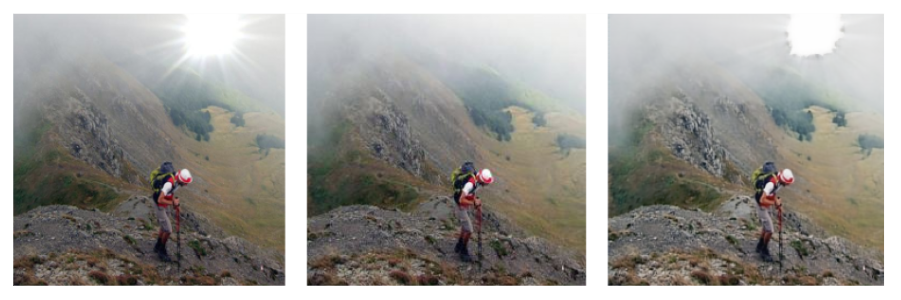
#> input picture flare_attenuation2.png, 901 x 300 px, given in place of ideal_face.jpg, which was not available
$ jupyter execute --allow-errors 'Richardson-Lucy Algorithm.ipynb'   (text cells are left out)
#> lines starting #> are read from the running program, lines starting #| are printed output that depends on the picture; pictures that were not available may be replaced by others from this repository, and a replacement may not be noted
[cell 1]
import numpy as np
from PIL import Image
from scipy import signal
import cv2
from google.colab.patches import cv2_imshow
from skimage.metrics import structural_similarity
import argparse
import imutils
import cv2
from math import log10, sqrt
import cv2#### Libraries#### Libraries
import numpy as np
import matplotlib.pyplot as plt

#> (a cell that did not finish here is left out)

[cell 3]
def pixel_wise_multiplication(matrix_1, matrix_2):

  result = np.zeros(shape=(matrix_1.shape[0], matrix_1.shape[1]))
  for i in range(matrix_1.shape[0]):
    for j in range(matrix_1.shape[1]):
      result[i][j] = matrix_1[i][j] * matrix_2[i][j]

  return result

[cell 4]
def convolution2D(input_img, kernel):
    convolved_img = np.zeros(shape=(input_img.shape[0], input_img.shape[1]))
    zeros_padd = int(len(kernel)/2)
    new_width = input_img.shape[0] + zeros_padd
    new_height = input_img.shape[1] + zeros_padd
    padded_img = cv2.copyMakeBorder(input_img, zeros_padd, zeros_padd, zeros_padd, zeros_padd, cv2.BORDER_CONSTANT,value=0)

    for i in range(input_img.shape[0]):
        for j in range(input_img.shape[1]):
            convolved_img[i][j] = np.sum(np.multiply(padded_img[i:i+len(kernel), j:j+len(kernel)], kernel))

    return convolved_img

[cell 5]
def RL_deconvolution(blurred_img, psf_kernel, n_iterations):

    #Flip PSF Kernel for second convolution (which is actually a correlation operation).
    psf_flip = psf_kernel.copy()
    for row in range(int(len(psf_kernel)/2)):
        for col in range(int(len(psf_kernel))):
                temp = psf_kernel[row][col]
                psf_flip[row][col] = psf_kernel[len(psf_kernel) - 1 - row][len(psf_kernel) - 1 - col]
                psf_flip[len(psf_kernel) - 1 - row][len(psf_kernel) - 1 - col] = temp

    restored_img = blurred_img.copy()

    #Start Iterations.
    for i in range(n_iterations):

        #print("ITERATION:", i)
        #First 2D-convolution:
        #convolution_1 = signal.convolve2d(restored_img, psf_kernel, boundary='symm', mode="same")
        convolution_1 = convolution2D(restored_img, psf_kernel)

        #Element-wise division:
        #temporal_result_div = blurred_img / convolution_1
        temporal_result_div = pixel_wise_division(blurred_img,convolution_1)

        #Second 2D-convolution:
        #convolution_2 = signal.convolve2d(temporal_result_div, psf_flip, boundary='symm', mode="same")
        convolution_2 = convolution2D(temporal_result_div, psf_flip)

        #Element-wise multiplication
        #restored_img = restored_img * convolution_2
        restored_img = pixel_wise_multiplication(restored_img,convolution_2)

    cv2_imshow(restored_img)

    return restored_img

[cell 6]
n_iterations = 15
psf_kernel = [[0.09999997, 0.03656004, 0.02333187, 0.03656009, 0.1       ],
       [0.03656004, 0.00487692, 0.        , 0.0048772 , 0.03656009],
       [0.02333187, 0.        , 0.01718501, 0.        , 0.02333187],
       [0.03656009, 0.0048772 , 0.        , 0.00487692, 0.03656004],
       [0.1       , 0.03656009, 0.02333187, 0.03656004, 0.09999997]]

ideal_img = cv2.imread('ideal_face.jpg', 0)
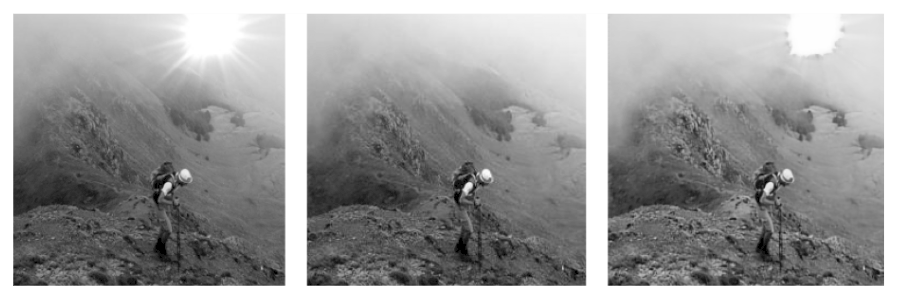
#> ideal_img: shape (300, 901); min 0, max 255, mean 155.4
canvas_size = (256, 256)
ideal_img = cv2.resize(ideal_img, canvas_size, interpolation = cv2.INTER_AREA)
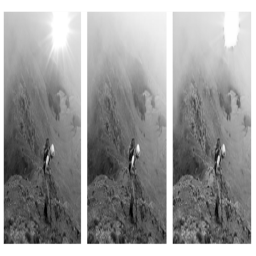
#> ideal_img: shape (256, 256); min 0, max 255, mean 155.4
print("Ideal Image:")
cv2_imshow(ideal_img)

print("Blurred Image:")
blurred_img = cv2.imread('blurred_face.jpg', 0)
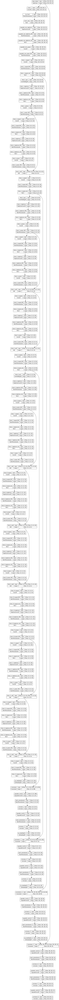
#> input picture Deep Learning Model Training/Models/FlareNet_TL.png, 59 x 1000 px, shrunk from 997 x 16895 before the run, given in place of blurred_face.jpg, which was not available
#> blurred_img is the input picture: shape (1000, 59); min 164, max 255, mean 243.3
blurred_img = cv2.resize(blurred_img, canvas_size, interpolation = cv2.INTER_AREA)
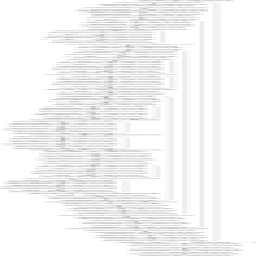
#> blurred_img: shape (256, 256); min 176, max 255, mean 243.1
cv2_imshow(blurred_img)

print("Deblurred Image:")
#> (the rest of this cell did not finish here and is left out)

#> the loop in RL_deconvolution, `for i in range(n_iterations):  #print("ITERATION:", i) #First 2D-convo..` made 1 pass
#> pass 1, in convolution2D, `padded_img = cv2.copyMakeBorder(input_img, zeros_padd, zeros_padd, zer..`:
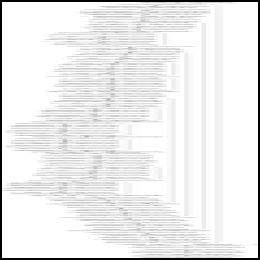
#> padded_img: shape (260, 260); min 0, max 255, mean 235.7
#> pass 1, in RL_deconvolution, `convolution_1 = convolution2D(restored_img, psf_kernel)`:
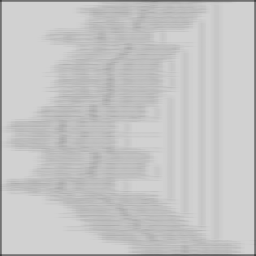
#> convolution_1: shape (256, 256) float64; min 61.67, max 209.7, mean 197.3

[cell 7]
n_iterations = 10
psf_kernel = [[0.04363306, 0.04279265, 0.0373583 , 0.04279268, 0.04363307],
       [0.02238792, 0.02251208, 0.02110372, 0.02251226, 0.02238794],
       [0.017958  , 0.01939033, 0.03307597, 0.01939033, 0.017958  ],
       [0.02238794, 0.02251226, 0.02110372, 0.02251208, 0.02238792],
       [0.04363307, 0.04279268, 0.0373583 , 0.04279265, 0.04363306]]

print("Blurred Image:")
blurred_img = cv2.imread('blurred_face_matlab.jpg', 0)
#blurred_img = cv2.resize(blurred_img, canvas_size, interpolation = cv2.INTER_AREA)
cv2_imshow(blurred_img)

print("Deblurred Image:")
#> (the rest of this cell did not finish here and is left out)

#> the loop in RL_deconvolution, `for i in range(n_iterations):  #print("ITERATION:", i) #First 2D-convo..` made 1 pass
#> pass 1, in convolution2D (call 2), `padded_img = cv2.copyMakeBorder(input_img, zeros_padd, zeros_padd, zer..`:
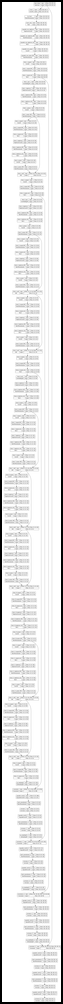
#> padded_img: shape (1004, 63); min 0, max 255, mean 226.9
#> pass 1, in RL_deconvolution (call 2), `convolution_1 = convolution2D(restored_img, psf_kernel)`:
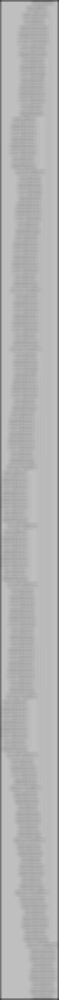
#> convolution_1: shape (1000, 59) float64; min 66.35, max 191.2, mean 178.3
